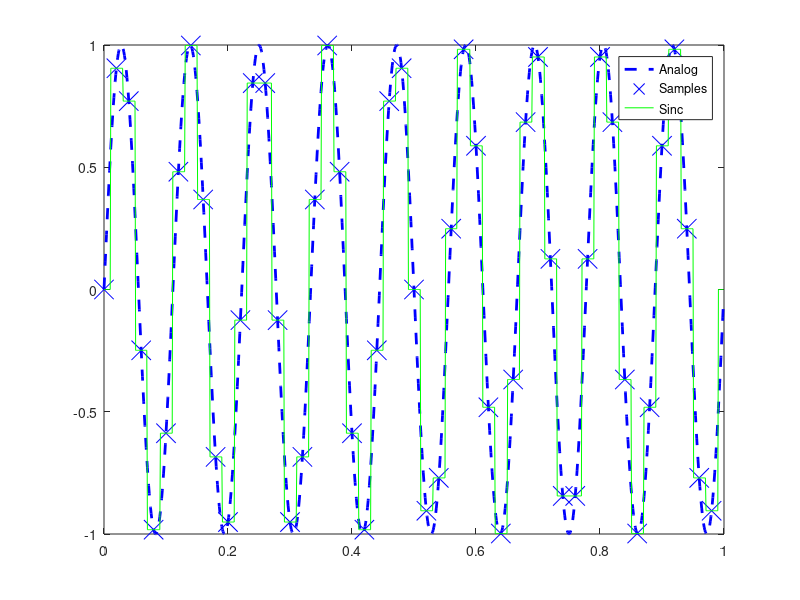
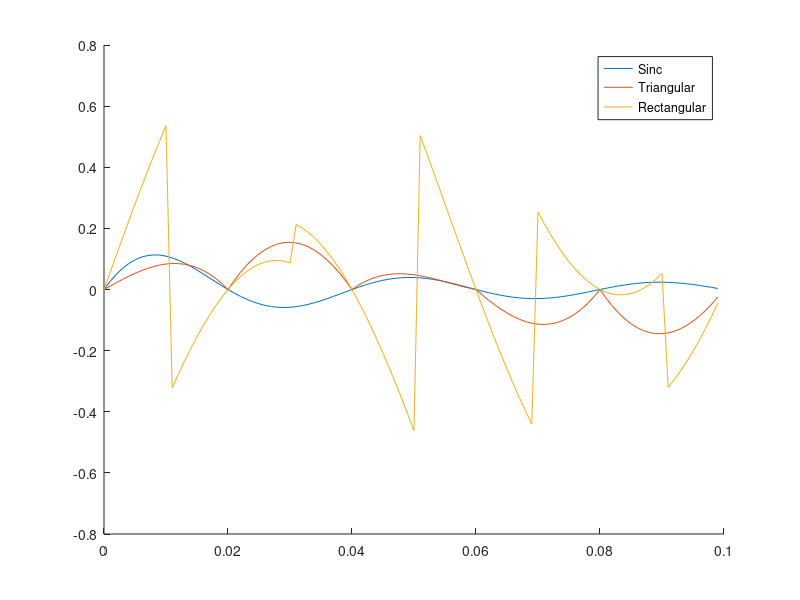
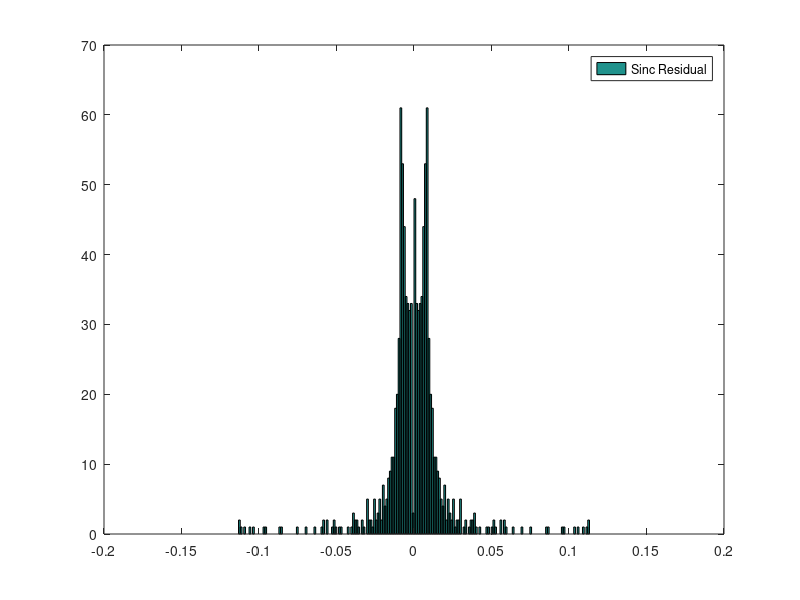
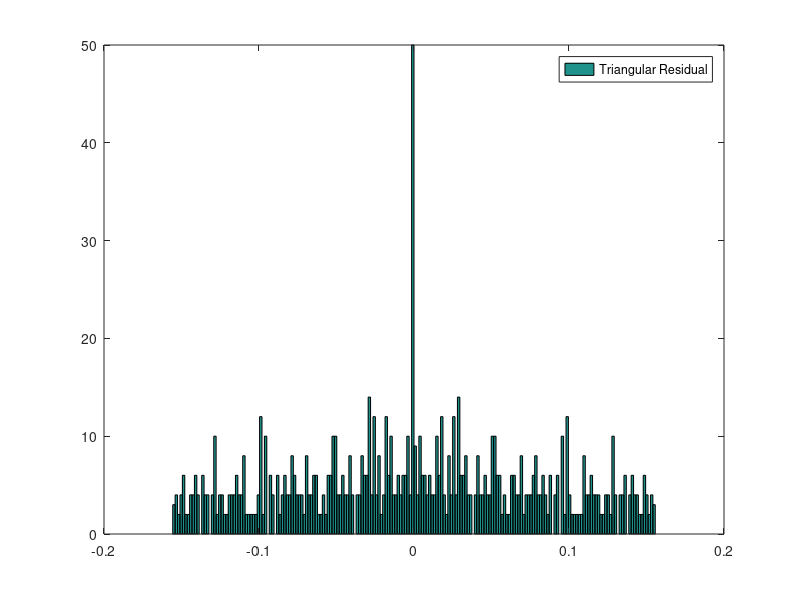

These charts were generated, in order, by the following MATLAB code:
% Ts: sampling rate
% f0: frequency of signal in Hz
% initial_phase: initial phase of signal 
%========================================================================%
% clear
% clc
% close all
%========================================================================%
Ts = 0.02;
f0 = 9;
initial_phase = 0;


n  = 0:1/Ts; %discrete samples
%x = sin(2*pi*f0*n*Ts+initial_phase);
x = sin(2*pi*f0*n*Ts+initial_phase);
%plot(n,x)
dt = 0.001;
t = 0:dt:1; %continuous time
x_cont=sin(2*pi*f0*t'+initial_phase);



% Initialize Arrays
sinc_array = zeros(length(t),length(n));
triangular_array = sinc_array;
rec_array = sinc_array;

% indx:(t/Ts-n)
indx = t'*ones(1,length(n))/Ts-ones(length(t),1)*n;

% Sinc 
sinc_array = sinc(indx);

% Triangular 
triangular_array(abs(indx)>1)=0; %x in [-1, 1], so delete the rest
triangular_array(abs(indx)<1) = 1 - abs(indx(abs(indx)<1));

% Rectangular
rec_array(abs(indx)<1/2) = 1;
rec_array(indx ==1/2) = 1;
rec_array(abs(indx)>1/2) = 0;


% Reconstructed Signals
x_analog1 = sum((ones(length(t),1)*x).*sinc_array,2); % Sinc Reconstruction
x_analog2 = sum((ones(length(t),1)*x).*triangular_array,2); %Triangular Reconstruction
x_analog3 = sum((ones(length(t),1)*x).*rec_array,2); % Rectangular Reconstruction


% Residual Signals
r1=x_cont-x_analog1;
r2=x_cont-x_analog2;
r3=x_cont-x_analog3;


% Plot Reconstructed Signals
figure;
plot(t(1:1000),x_cont(1:1000),'b--','LineWidth',2) % Plot original analog signal
hold on
plot(n(1:dt/Ts*1000)*Ts,x(1:dt/Ts*1000),'bx','MarkerSize',14) % Plot Sample Points
%plot(t(1:1000),x_analog1(1:1000),'r') % Plot sinc reconsruction
%plot(t(1:1000),x_analog2(1:1000),'y') % Plot triangular reconstruction
plot(t(1:1000),x_analog3(1:1000),'g') % Plot rectangular reconsturction
hold off
legend('Analog','Samples','Sinc','Triangular','Rectangular')


% Plot Error of Reconstruction
figure
hold on
plot(t(1:100),x_cont(1:100)-x_analog1(1:100)) % Plot sinc Error
plot(t(1:100),x_cont(1:100)-x_analog2(1:100)) % Plot triangular Error
plot(t(1:100),x_cont(1:100)-x_analog3(1:100)) % Plot rectangular Error
hold off
legend('Sinc','Triangular','Rectangular')

% Plot of Distributions of residuals

figure
hist(r1,200) % Histogram of r1
legend('Sinc Residual')
figure
hist(r2,200) % Histogram of r2
legend('Triangular Residual')
figure
hist(r3,200) % Histogram of r3
legend('Rectangular Residual')


MSE = [mean(r1.^2) mean(r2.^2) mean(r3.^2) ]
STD = [std(r1) std(r2) std(r3) ]
